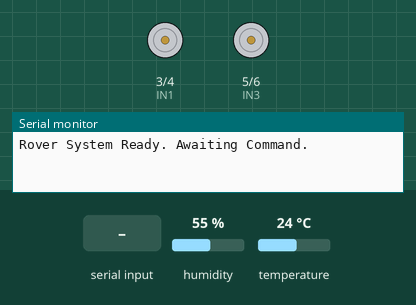
This sketch was run on a simulated Arduino Uno, built with avr-gcc and run on an emulated ATmega328P. Parts: motor-driver pin pairs drawn as motors (green arrow = first pin HIGH = forward, orange = second pin HIGH = backward, longer = more drive, scaled by the enable pin), the last lines printed to the serial monitor. The inputs (shaded band) are chosen by the test bench; at power-on: humidity 55 %, temperature 24 °C.

Above: at 1.2 s.
1.3 s: "F" received over the second serial link
At 2.3 s:
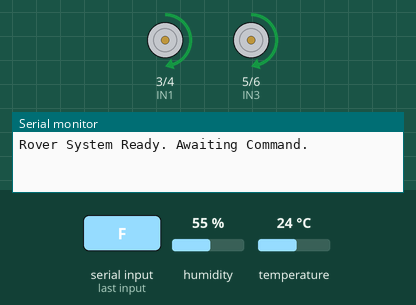
2.8 s: "B" received over the second serial link
At 3.4 s:
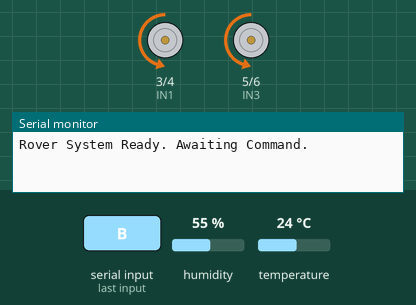
4.3 s: "L" received over the second serial link
At 4.6 s:
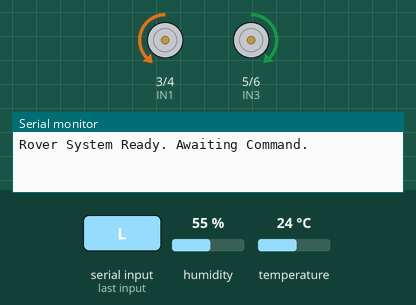
5.8 s: "R" received over the second serial link
At 6.9 s:
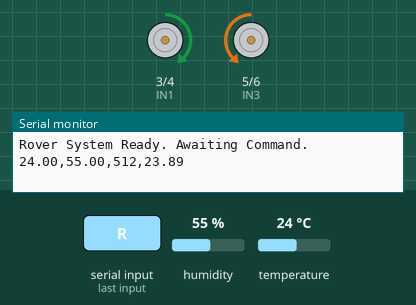
Timing chart, 0 to 8.3 s (numbered marks = the images above; inputs shaded):
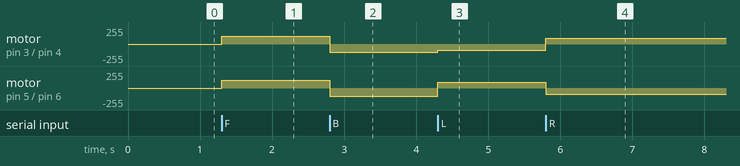

Measured:
- after the input at 1.3 s, motor on pin 3 (IN1) / pin 4 (IN2), motor on pin 5 (IN3) / pin 6 (IN4): stopped → forward 120/255 at once
- after the input at 2.8 s, motor on pin 3 (IN1) / pin 4 (IN2), motor on pin 5 (IN3) / pin 6 (IN4): forward 120/255 → backward 120/255 at once
- after the input at 4.3 s, motor on pin 3 (IN1) / pin 4 (IN2): backward 120/255 → backward 90/255 at once; motor on pin 5 (IN3) / pin 6 (IN4): backward 120/255 → forward 90/255 at once
- after the input at 5.8 s, motor on pin 3 (IN1) / pin 4 (IN2): backward 90/255 → forward 90/255 at once; motor on pin 5 (IN3) / pin 6 (IN4): forward 90/255 → backward 90/255 at once

The sketch:

rover.ino
```cpp
#include <DHT.h>
#include <SoftwareSerial.h>

// Phase 1: Global Definitions
const int ENA = 9;  const int IN1 = 3;  const int IN2 = 4;
const int ENB = 10; const int IN3 = 5;  const int IN4 = 6;
#define DHTPIN 7
#define DHTTYPE DHT11
#define MOIST_PIN A0
SoftwareSerial BTSerial(12, 11);
DHT dht(DHTPIN, DHTTYPE);

// --- THE SER DUNCAN POWER LIMITERS ---
// Max PWM is 255. We use 120 to throttle the 16V battery down to ~7.5V.
const int duncanMaxSpeed = 120;
const int duncanTurnSpeed = 90;  // Slower speed for stable, controlled turns

// Phase 2: Setup (Runs once)
void setup() {
  Serial.begin(9600);
  BTSerial.begin(9600);
  dht.begin();
  pinMode(ENA, OUTPUT); pinMode(IN1, OUTPUT); pinMode(IN2, OUTPUT);
  pinMode(ENB, OUTPUT); pinMode(IN3, OUTPUT); pinMode(IN4, OUTPUT);

  // Safety: Ensure motors are fully stopped on boot
  analogWrite(ENA, 0); analogWrite(ENB, 0);
  Serial.println("Rover System Ready. Awaiting Command.");
}

// Phase 5: The Main Loop (Runs forever)
void loop() {
  // Listen for Bluetooth Steering Commands
  if (BTSerial.available()) {
    char cmd = BTSerial.read();
    moveRover(cmd);
  }

  // Read and Transmit Sensor Data Every 5 Seconds
  static unsigned long lastCheck = 0;
  if (millis() - lastCheck > 5000) {
    collectData();
    lastCheck = millis();
  }
}

// Phase 3: Movement Logic
void moveRover(char command) {
  if (command == 'F') { // Forward
    analogWrite(ENA, duncanMaxSpeed); digitalWrite(IN1, HIGH); digitalWrite(IN2, LOW);
    analogWrite(ENB, duncanMaxSpeed); digitalWrite(IN3, HIGH); digitalWrite(IN4, LOW);

  } else if (command == 'B') { // Backward
    analogWrite(ENA, duncanMaxSpeed); digitalWrite(IN1, LOW); digitalWrite(IN2, HIGH);
    analogWrite(ENB, duncanMaxSpeed); digitalWrite(IN3, LOW); digitalWrite(IN4, HIGH);

  } else if (command == 'L') { // Tank Turn Left
    analogWrite(ENA, duncanTurnSpeed); digitalWrite(IN1, LOW); digitalWrite(IN2, HIGH);
    analogWrite(ENB, duncanTurnSpeed); digitalWrite(IN3, HIGH); digitalWrite(IN4, LOW);

  } else if (command == 'R') { // Tank Turn Right
    analogWrite(ENA, duncanTurnSpeed); digitalWrite(IN1, HIGH); digitalWrite(IN2, LOW);
    analogWrite(ENB, duncanTurnSpeed); digitalWrite(IN3, LOW); digitalWrite(IN4, HIGH);

  } else if (command == 'S') { // Stop
    analogWrite(ENA, 0); digitalWrite(IN1, LOW); digitalWrite(IN2, LOW);
    analogWrite(ENB, 0); digitalWrite(IN3, LOW); digitalWrite(IN4, LOW);
  }
}

// Phase 4: ML Data Package
void collectData() {
  float h = dht.readHumidity();
  float t = dht.readTemperature();
  int m = analogRead(MOIST_PIN);

  // Failsafe: If the sensor wire wiggles loose, send "nan" to avoid crashing the Python ML model
  if (isnan(h) || isnan(t)) {
    String errData = "nan,nan,nan,nan";
    BTSerial.println(errData);
    Serial.println(errData);
    return;
  }

  float hi = dht.computeHeatIndex(t, h, false);

  // Package into CSV: Temp, Humidity, Moisture, HeatIndex
  String data = String(t) + "," + String(h) + "," + String(m) + "," + String(hi);

  BTSerial.println(data);
  Serial.println(data);
}
```
